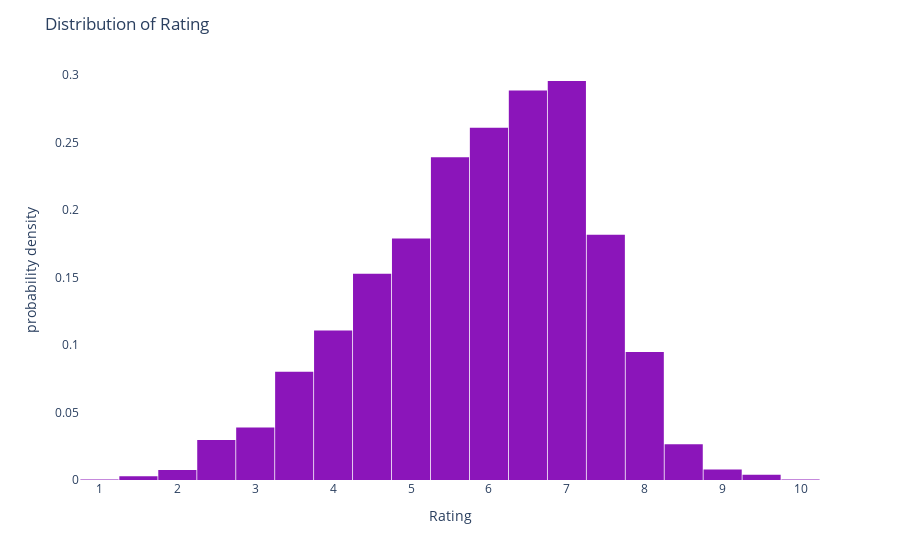

Notebook code cell kept with this figure:
### Code cell
#Plot Distribution of Rating
rating_fig=px.histogram(df, x='Rating', histnorm='probability density', nbins=30, color_discrete_sequence=['#8B15BA'])
rating_fig.update_layout(title='Distribution of Rating', bargap=0.02, plot_bgcolor='white')
rating_fig.show();

### Figure 1 — Plotly figure (JSON) as saved in the notebook; plotly's stock layout.template omitted (floating-point values rounded to 4 significant figures; data arrays with more than 128 entries replaced by an {"elided": "..."} marker saying what was removed)
{"data": [{"alignmentgroup": "True", "bingroup": "x", "histnorm": "probability density", "hovertemplate": "Rating=%{x}<br>probability density=%{y}<extra></extra>", "legendgroup": "", "marker": {"color": "#8B15BA", "pattern": {"shape": ""}}, "name": "", "nbinsx": 30, "offsetgroup": "", "orientation": "v", "showlegend": false, "type": "histogram", "x": {"elided": "5659 float values"}, "xaxis": "x", "yaxis": "y"}], "layout": {"bargap": 0.02, "barmode": "relative", "legend": {"tracegroupgap": 0}, "margin": {"t": 60}, "plot_bgcolor": "white", "title": {"text": "Distribution of Rating"}, "xaxis": {"anchor": "y", "domain": [0, 1], "title": {"text": "Rating"}}, "yaxis": {"anchor": "x", "domain": [0, 1], "title": {"text": "probability density"}}}}
